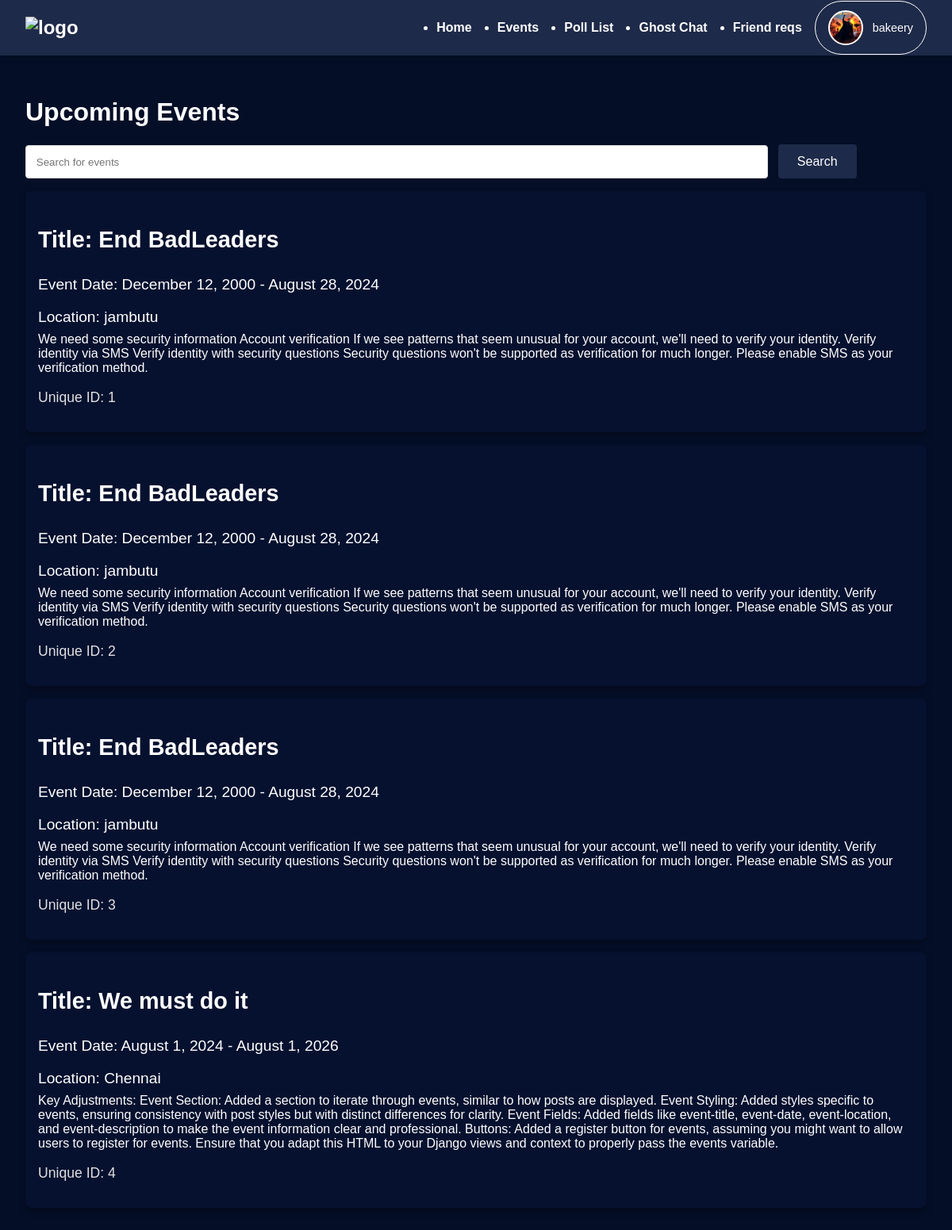
Page /app/events/ (signed in) on the committed database.
### app/models.py (models this page shows, shortened)
class Profile(models.Model):
    user = models.OneToOneField(settings.AUTH_USER_MODEL, on_delete=models.CASCADE)
    first_name = models.CharField(max_length=30, blank=True)
    last_name = models.CharField(max_length=30, blank=True)
    state = models.CharField(max_length=50, blank=True)
    phone_number = models.CharField(max_length=15, blank=True)
    date_of_birth = models.DateField(blank=True, null=True)
    local_government = models.CharField(max_length=100, blank=True)
    bio = models.TextField(blank=True, null=True)
    profile_picture = models.ImageField(upload_to='media/uploads/images', blank=True, null=True)

class Event(models.Model):
    title = models.CharField(max_length=255, blank=True, null=True)
    description = models.TextField(blank=True, null=True)
    created_by = models.ForeignKey(User, on_delete=models.CASCADE)
    created_at = models.DateTimeField(auto_now_add=True)
    updated_at = models.DateTimeField(auto_now=True)
    start_time = models.DateTimeField(blank=True, null=True)
    end_time = models.DateTimeField(blank=True, null=True)
    location = models.CharField(max_length=255, blank=True, null=True)
    attendees = models.ManyToManyField(User, related_name='event_attendees', blank=True)

### app/views.py (the view)
# urls.py: path('events/', EventListView.as_view(), name='event-detail'),
class EventListView(View):
    def get(self, request):
        q = request.GET.get('q', '')
        events = Event.objects.all()
        if q:
            events = events.filter(
                Q(title__icontains=q) | Q(description__icontains=q)
            )
        context = {
            'events': events,
            'query': q
        }
        return render(
            request,
            template_name="app/event.html",
            context=context
        )

### app/templates/app/event.html (shortened to what this page needs)
{% extends 'app/user_navbar.html' %}
{% block content %}
<!DOCTYPE html>
<html lang="en">
<head>
</head>
<body>
    <div class="container">
        <h1>Upcoming Events</h1>
        <form method="GET" action="{% url 'event-detail' %}">
            <input type="text" name="q" placeholder="Search for events" value="{{ query }}">
            <button type="submit">Search</button>
        </form>
        {% if events %}
            {% for event in events %}
                <div class="event">
                    <div class="event-details">
                        <p class="event-title">Title: {{ event.title }}</p>
                        <p class="event-date">Event Date: {{ event.start_time|date:"F j, Y" }} - {{ event.end_time|date:"F j, Y" }}</p>
                        <p class="event-location">Location: {{ event.location }}</p>
                        <p class="event-description">{{ event.description }}</p>
                        <p class="event-id">Unique ID: {{ event.id }}</p>
                    </div>
                </div>
            {% empty %}
                <p>No events found.</p>
            {% endfor %}
        {% endif %}
    </div>
</body>
</html>
{% endblock %}

### app/templates/app/user_navbar.html (shortened to what this page needs)
<!DOCTYPE html>
<html lang="en">
<head>
</head>
<body>
    <nav class="navbar">
        <img class="navbar-logo" alt="logo">
        <ul class="navbar-list">
            <li><a href="{% url 'home' %}">Home</a></li>
            <li><a href="{% url 'event-detail' %}">Events</a></li>
            <li><a href="{% url 'poll_list' %}">Poll List</a></li>
            <li><a href="{% url 'chat:anonymous' %}">Ghost Chat</a></li>
            <li><a href="{% url 'chat:received_messages' %}">Friend reqs</a></li>
        </ul>
        <div class="profile-dropdown">
            <div onclick="toggleDropdown()" class="profile-dropdown-btn">
                <div class="profile-img" style="background-image: url('{{ user.profile.profile_picture.url }}');"></div>
                <span>{{ user.username }} </span>
            </div>
        </div>
    </nav>
    <main>
        {% block content %}{% endblock %}
    </main>
</body>
</html>

### app/templates/app/user_navbar.html (style rules this page uses)
body { font-family: Arial, sans-serif; background-color: #040e27; color: #fff; margin: 0; padding: 0; padding-top: 70px; }
.navbar { display: flex; align-items: center; height: 70px; background-color: #1e2a49; padding: 0 2rem; box-shadow: 0 2px 8px rgba(0, 0, 0, 0.2); position: fixed; top: 0; width: 100%; z-index: 1000; }
.navbar-logo { cursor: pointer; color: #fff; font-size: 1.5rem; font-weight: bold; }
.navbar-list { margin-left: auto; display: flex; align-items: center; }
.navbar-list li { margin: 0 1rem; }
.navbar-list li a { color: #fff; text-decoration: none; font-weight: bold; font-size: 1rem; }
.profile-dropdown { position: relative; }
.profile-dropdown-btn { display: flex; align-items: center; padding: 0.7rem 1rem; font-size: 0.9rem; color: #fff; cursor: pointer; border-radius: 50px; border: 1px solid #fff; transition: background-color 0.3s ease, box-shadow 0.3s ease; background-color: #1e2a49; margin-right: 4rem; }
.profile-img { width: 2.5rem; height: 2.5rem; border-radius: 50%; background-color: #4a5d7e; display: flex; align-items: center; justify-content: center; color: #fff; margin-right: 0.75rem; background-size: cover; background-position: center; border: 2px solid #fff; }

### app/templates/app/event.html (style rules this page uses)
body { font-family: Arial, sans-serif; background-color: #040e27; color: #fff; margin: 0; padding: 0; padding-top: 70px; }
.container { padding: 2rem; max-width: 1200px; margin: 0 auto; }
form { margin: 1rem 0; }
input[type="text"] { width: 80%; padding: 0.8rem; border-radius: 4px; border: 1px solid #ddd; margin-right: 0.5rem; }
button { padding: 0.8rem 1.5rem; background-color: #1e2a49; border: none; border-radius: 4px; color: #fff; font-size: 1rem; cursor: pointer; }
.post, .event { background-color: #06112F; border-radius: 8px; padding: 1rem; margin-bottom: 1rem; box-shadow: 0 4px 8px rgba(0, 0, 0, 0.3); }
.post-details, .event-details { margin-bottom: 1rem; }
.post-title, .event-title { font-size: 1.5rem; font-weight: bold; }
.post-description, .event-description { margin: 0.5rem 0; }
.event-title { font-size: 1.8rem; }
.event-date, .event-location { font-size: 1.2rem; margin-bottom: 0.5rem; }
.event-description { font-size: 1rem; }
.event-id { font-size: 1.1rem; color: #e0e0e0; }

### rows in the picture
Event: title "End BadLeaders", start_time "December 12, 2000", end_time "August 28, 2024", location "jambutu", description "We need some security information Account verification If we see patterns that seem unusual for your account, we'll need to verify your identity. Verify identity via SMS Verify identity with security questions Security questions won't be supported as verification for much longer. Please enable SMS as your verification method.", id "1"
Event: title "End BadLeaders", start_time "December 12, 2000", end_time "August 28, 2024", location "jambutu", description "We need some security information Account verification If we see patterns that seem unusual for your account, we'll need to verify your identity. Verify identity via SMS Verify identity with security questions Security questions won't be supported as verification for much longer. Please enable SMS as your verification method.", id "2"
Event: title "End BadLeaders", start_time "December 12, 2000", end_time "August 28, 2024", location "jambutu", description "We need some security information Account verification If we see patterns that seem unusual for your account, we'll need to verify your identity. Verify identity via SMS Verify identity with security questions Security questions won't be supported as verification for much longer. Please enable SMS as your verification method.", id "3"
Event: title "We must do it", start_time "August 1, 2024", end_time "August 1, 2026", location "Chennai", description "Key Adjustments: Event Section: Added a section to iterate through events, similar to how posts are displayed. Event Styling: Added styles specific to events, ensuring consistency with post styles but with distinct differences for clarity. Event Fields: Added fields like event-title, event-date, event-location, and event-description to make the event information clear and professional. Buttons: Added a register button for events, assuming you might want to allow users to register for events. Ensure that you adapt this HTML to your Django views and context to properly pass the events variable.", id "4"

### other values in the picture
{{ user.username }} "bakeery"
